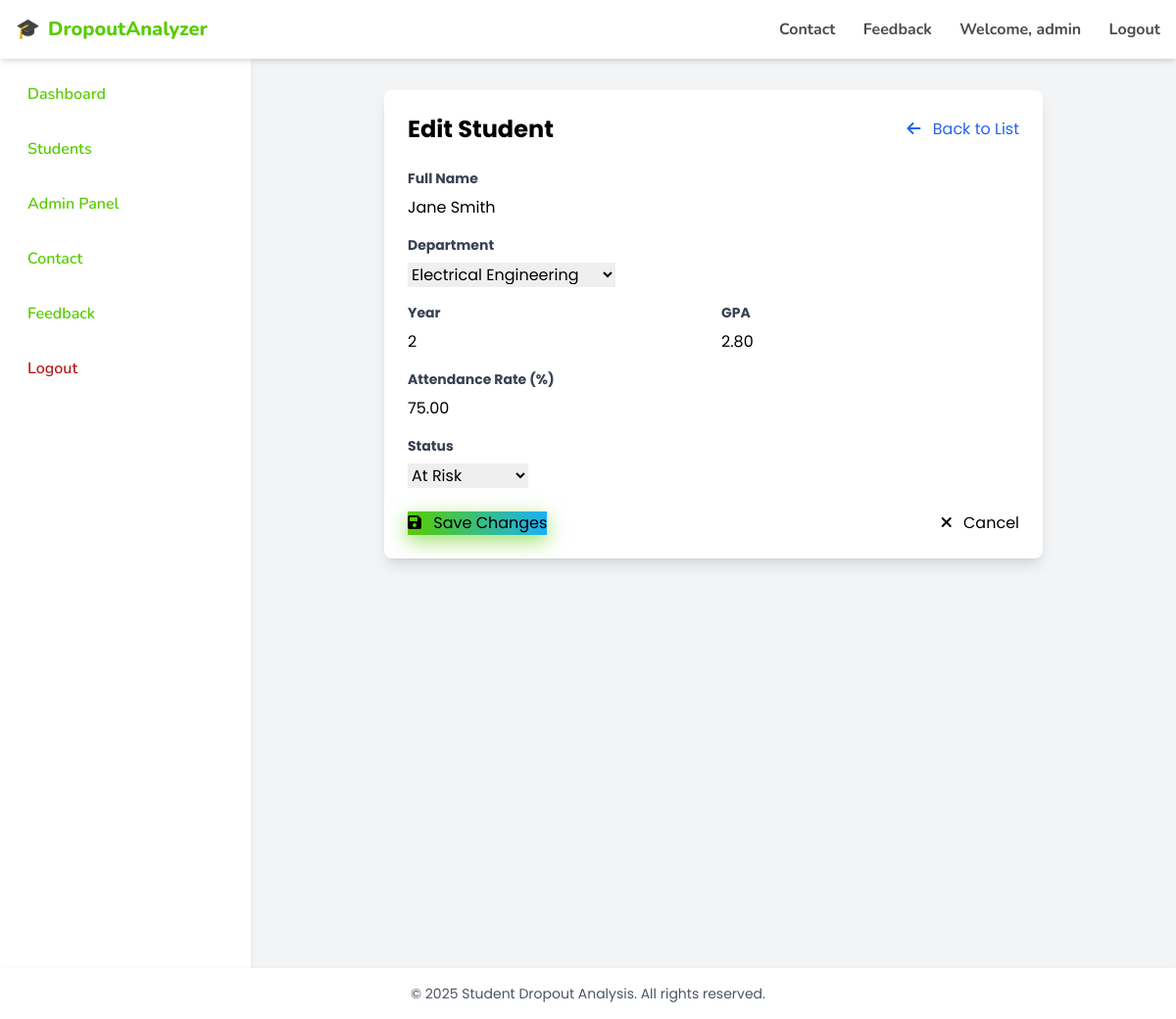
Page /students/edit.php?id=2 (signed in) on the committed database.
### tables this page shows
CREATE TABLE IF NOT EXISTS students (
    id INT AUTO_INCREMENT PRIMARY KEY,
    name VARCHAR(100) NOT NULL,
    department VARCHAR(100) NOT NULL,
    year INT NOT NULL,
    gpa DECIMAL(3,2) NOT NULL,
    attendance_rate DECIMAL(5,2) DEFAULT 100.00,
    status ENUM('Active', 'At Risk', 'Dropped Out') NOT NULL DEFAULT 'Active',
    created_at TIMESTAMP DEFAULT CURRENT_TIMESTAMP,
    updated_at TIMESTAMP DEFAULT CURRENT_TIMESTAMP ON UPDATE CURRENT_TIMESTAMP
);

### students/edit.php (the view, shortened to what this page needs)
<?php
require_once "../includes/db.php";
$id = isset($_GET['id']) ? (int)$_GET['id'] : 0;
$stmt = $conn->prepare("SELECT * FROM students WHERE id = ?");
$stmt->bind_param("i", $id);
$stmt->execute();
$result = $stmt->get_result();
$student = $result->fetch_assoc();
?>
<!DOCTYPE html>
<html lang="en">
<head>
    <script src="https://cdn.tailwindcss.com"></script>
    <link rel="stylesheet" href="https://cdnjs.cloudflare.com/ajax/libs/font-awesome/6.0.0-beta3/css/all.min.css" />
    <link rel="stylesheet" href="../assets/css/style.css" />
</head>
<body class="bg-gray-100 min-h-screen">
    <?php include "../components/navbar.php"; ?>
    <div class="flex">
        <?php include "../components/sidebar.php"; ?>
        <main class="flex-1 p-8">
            <div class="max-w-2xl mx-auto">
                <div class="bg-white rounded-lg shadow-lg p-6">
                    <div class="flex items-center justify-between mb-6">
                        <h1 class="text-2xl font-bold">Edit Student</h1>
                        <a href="view.php" class="text-blue-600 hover:text-blue-800">
                            <i class="fas fa-arrow-left mr-2"></i> Back to List
                        </a>
                    </div>
                    <form method="POST" action="">
                        <div class="mb-4">
                            <label class="block text-gray-700 text-sm font-bold mb-2" for="name">
                                Full Name
                            </label>
                            <input type="text" id="name" name="name"
                                   value="<?= htmlspecialchars($student['name']) ?>"
                                   class="form-input" required>
                        </div>
                        <div class="mb-4">
                            <label class="block text-gray-700 text-sm font-bold mb-2" for="department">
                                Department
                            </label>
                            <select id="department" name="department" class="form-input" required>
                                <option value="Electrical Engineering" <?= $student['department'] === 'Electrical Engineering' ? 'selected' : '' ?>>Electrical Engineering</option>
                            </select>
                        </div>
                        <div class="grid grid-cols-2 gap-4 mb-4">
                            <div>
                                <label class="block text-gray-700 text-sm font-bold mb-2" for="year">
                                    Year
                                </label>
                                <input type="number" id="year" name="year"
                                       value="<?= htmlspecialchars($student['year']) ?>"
                                       min="1" max="5" class="form-input" required>
                            </div>
                            <div>
                                <label class="block text-gray-700 text-sm font-bold mb-2" for="gpa">
                                    GPA
                                </label>
                                <input type="number" id="gpa" name="gpa" step="0.01"
                                       value="<?= htmlspecialchars($student['gpa']) ?>"
                                       min="0" max="10" class="form-input" required>
                            </div>
                        </div>
                        <div class="mb-4">
                            <label class="block text-gray-700 text-sm font-bold mb-2" for="attendance_rate">
                                Attendance Rate (%)
                            </label>
                            <input type="number" id="attendance_rate" name="attendance_rate" step="0.01"
                                   value="<?= htmlspecialchars($student['attendance_rate']) ?>"
                                   min="0" max="100" class="form-input" required>
                        </div>
                        <div class="mb-6">
                            <label class="block text-gray-700 text-sm font-bold mb-2" for="status">
                                Status
                            </label>
                            <select id="status" name="status" class="form-input" required>
                                <option value="At Risk" <?= $student['status'] === 'At Risk' ? 'selected' : '' ?>>At Risk</option>
                            </select>
                        </div>
                        <div class="flex items-center justify-between">
                            <button type="submit" class="btn-primary">
                                <i class="fas fa-save mr-2"></i> Save Changes
                            </button>
                            <a href="view.php" class="btn-danger">
                                <i class="fas fa-times mr-2"></i> Cancel
                            </a>
                        </div>
                    </form>
                </div>
            </div>
        </main>
    </div>
    <?php include "../components/footer.php"; ?>
</body>
</html>

### assets/css/style.css (style rules this page uses)
.btn-primary { @apply bg-blue-600 text-white px-6 py-2 rounded-lg hover:bg-blue-700 transition-colors duration-300; }
.btn-danger { @apply bg-red-600 text-white px-6 py-2 rounded-lg hover:bg-red-700 transition-colors duration-300; }
.form-input { @apply w-full p-3 border border-gray-300 rounded-lg focus:ring-2 focus:ring-blue-500 focus:border-transparent transition-all duration-300; }
.btn-primary { @apply text-white px-6 py-2 rounded-lg border-4 border-green-600 transition-colors duration-300; background: linear-gradient(90deg, #58cc02 0%, #1cb0f6 100%); box-shadow: 0 6px 20px rgba(88, 204, 2, 0.6); border-image-slice: 1; border-image-source: linear-gradient(90deg, #58cc02 0%, #1cb0f6 100%); }
.btn-danger { @apply bg-red-600 text-white px-6 py-2 rounded-lg border-2 border-red-600 hover:bg-red-700 hover:border-red-700 transition-colors duration-300; }
.form-input { @apply w-full p-3 border border-gray-300 rounded-lg focus:ring-2 focus:ring-green-500 focus:border-green-500 transition-all duration-300; }

### students/edit.php (style rules this page uses)
body { font-family: 'Poppins', sans-serif; }

### rows in the picture
students: name "Jane Smith", department "Electrical Engineering", year "2", gpa "2.80", attendance_rate "75.00", status "At Risk"

### other values in the picture
$_SESSION['user_name'] "admin"
